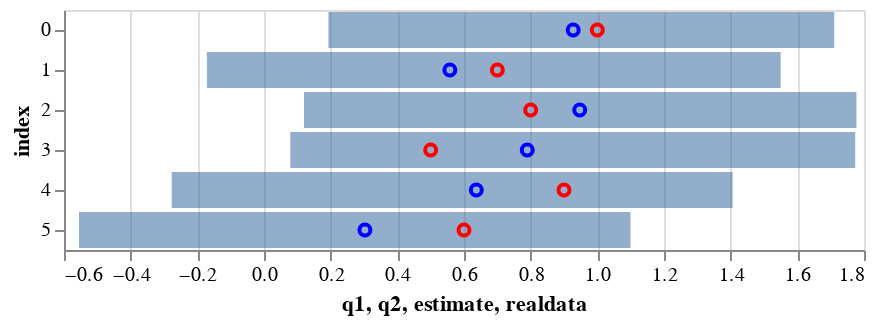

The notebook cell saved with this chart:
### Code cell
c1 = alt.Chart(df2).mark_bar(
opacity=0.6).encode(
    x='q1',
    x2='q2',
    y='index:N'
)
c2 = alt.Chart(df2).mark_point(
opacity=1,
color='blue').encode(
    x='estimate',
    y='index:N'
)
c3 = alt.Chart(df2).mark_point(
opacity=1,
color='red').encode(
    x='realdata',
    y='index:N'
)
c1+c2+c3

# red real data
# blue MCMC samples

### Figure 1 — Vega-Lite specification as saved in the notebook (floating-point values rounded to 4 significant figures)
{"config": {"view": {"continuousWidth": 400, "continuousHeight": 300}}, "layer": [{"mark": {"type": "bar", "opacity": 0.6}, "encoding": {"x": {"type": "quantitative", "field": "q1"}, "x2": {"field": "q2"}, "y": {"type": "nominal", "field": "index"}}}, {"mark": {"type": "point", "color": "blue", "opacity": 1}, "encoding": {"x": {"type": "quantitative", "field": "estimate"}, "y": {"type": "nominal", "field": "index"}}}, {"mark": {"type": "point", "color": "red", "opacity": 1}, "encoding": {"x": {"type": "quantitative", "field": "realdata"}, "y": {"type": "nominal", "field": "index"}}}], "data": {"name": "data-850424909e3c1fb3b2db4bc9f3c8882a"}, "$schema": "https://vega.github.io/schema/vega-lite/v4.8.1.json", "datasets": {"data-850424909e3c1fb3b2db4bc9f3c8882a": [{"index": 0, "estimate": 0.9276, "q1": 0.1933, "q2": 1.711, "realdata": 1.0}, {"index": 1, "estimate": 0.5576, "q1": -0.1715, "q2": 1.55, "realdata": 0.7}, {"index": 2, "estimate": 0.9472, "q1": 0.1199, "q2": 1.777, "realdata": 0.8}, {"index": 3, "estimate": 0.7898, "q1": 0.07884, "q2": 1.774, "realdata": 0.5}, {"index": 4, "estimate": 0.637, "q1": -0.2769, "q2": 1.406, "realdata": 0.9}, {"index": 5, "estimate": 0.3027, "q1": -0.555, "q2": 1.099, "realdata": 0.6}]}}
